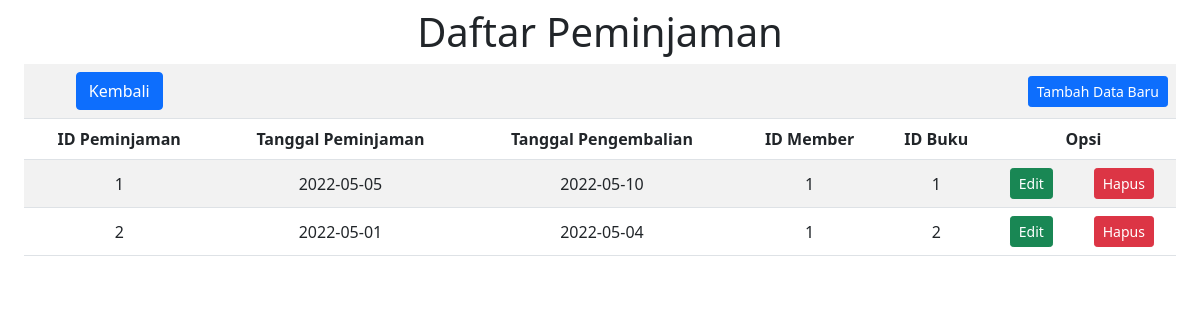
The app's page /Peminjaman.php with its own data.
### tables this page shows
CREATE TABLE `peminjaman` (
  `id_peminjaman` int(11) NOT NULL,
  `tgl_pinjam` date DEFAULT NULL,
  `tgl_kembali` date DEFAULT NULL,
  `id_member` int(11) DEFAULT NULL,
  `id_buku` int(11) DEFAULT NULL
);

### Model.php (called while the page is built, shortened)
<?php
function selectalldata($table)
{
  $select = "SELECT * FROM $table";
  $select1 = mysqli_query($GLOBALS['connect'], $select);
  return $select1;
}

### Peminjaman.php (the view, shortened to what this page needs)
<?php
require "Model.php";
?>
<!doctype html>
<html lang="en">
<head>
  <link href="https://cdn.jsdelivr.net/npm/bootstrap@5.1.3/dist/css/bootstrap.min.css" rel="stylesheet">
</head>
<body>
  <h1 class="mt-2">Daftar Peminjaman</h1>
  <div class="table-responsive mx-4">
    <table class="table table-striped align-middle">
      <tr>
        <td><a href="index.php"><button type="button" class="btn btn-primary">Kembali</button></a></td>
        <td colspan=6><a href="FormPeminjaman.php"><button type="button" class="btn btn-primary float-end btn-sm">Tambah Data Baru</button></a></td>
      </tr>
      <tr>
        <th>ID Peminjaman</th>
        <th>Tanggal Peminjaman</th>
        <th>Tanggal Pengembalian</th>
        <th>ID Member</th>
        <th>ID Buku</th>
        <th colspan="2">Opsi</th>
      </tr>
      <?php
      $result = selectalldata("peminjaman");
      while ($data = mysqli_fetch_array($result)) { ?>
        <tr>
          <td><?php echo $data['id_peminjaman'] ?></td>
          <td><?php echo $data['tgl_pinjam'] ?></td>
          <td><?php echo $data['tgl_kembali'] ?></td>
          <td><?php echo $data['id_member'] ?></td>
          <td><?php echo $data['id_buku'] ?></td>
          <td style="text-align: center;"><a href="FormPeminjaman.php?id_peminjaman=<?php echo $data['id_peminjaman']; ?>"><button class="btn btn-success btn-sm">Edit</button></a></td>
          <td style="text-align: center;"><a href="Peminjaman.php?id_peminjaman=<?php echo $data['id_peminjaman']; ?>" onclick="return confirm('Hapus data?')"><button class="btn btn-danger btn-sm">Hapus</button></a></td>
        </tr>
      <?php } ?>
    </table>
  </div>
</body>
</html>

### Peminjaman.php (style rules this page uses)
h1, table { text-align: center; }

### records on screen
peminjaman: id_peminjaman "1", tgl_pinjam "2022-05-05", tgl_kembali "2022-05-10", id_member "1", id_buku "1"
peminjaman: id_peminjaman "2", tgl_pinjam "2022-05-01", tgl_kembali "2022-05-04", id_member "1", id_buku "2"
